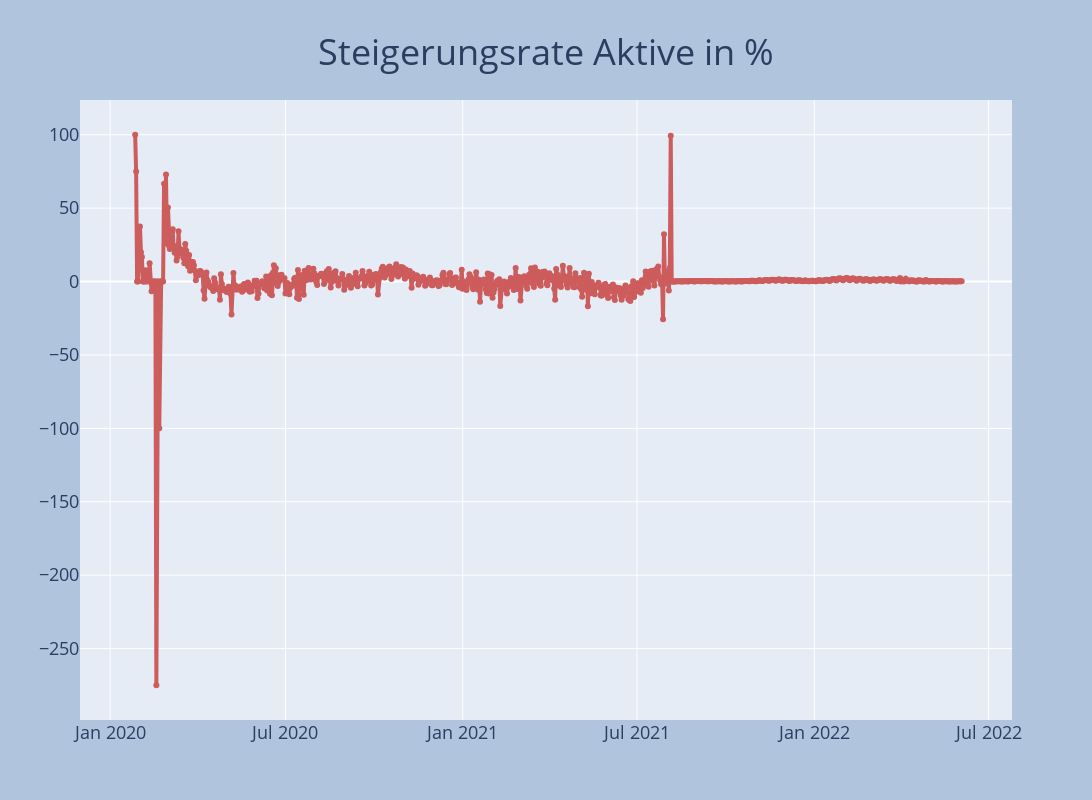

The code cell stored with this chart in its notebook:
### Code cell
fig = go.Figure()
fig.add_trace(go.Scatter(x=df.datum, y=df.proz_steig_aktiv,mode='lines+markers',line=dict(color='indianred', width=4)))
fig = plot_layout(fig, 'Steigerungsrate Aktive in %')
fig.show()

### Figure 1 — Plotly figure (JSON) as saved in the notebook; plotly's stock layout.template omitted (floating-point values rounded to 4 significant figures; data arrays with more than 128 entries replaced by an {"elided": "..."} marker saying what was removed)
{"data": [{"line": {"color": "indianred", "width": 4}, "mode": "lines+markers", "type": "scatter", "x": {"elided": "864 str values"}, "y": {"elided": "864 float values"}}], "layout": {"autosize": false, "height": 800, "hovermode": "x", "legend": {"bgcolor": "lightgray", "font": {"color": "black", "size": 18}, "x": 0.05, "y": 0.95}, "paper_bgcolor": "LightSteelBlue", "title": {"font": {"size": 36}, "text": "Steigerungsrate Aktive in %", "x": 0.5, "xanchor": "center", "y": 0.95}, "width": 1600, "xaxis": {"tickfont": {"size": 18}}, "yaxis": {"tickfont": {"size": 18}}}}
